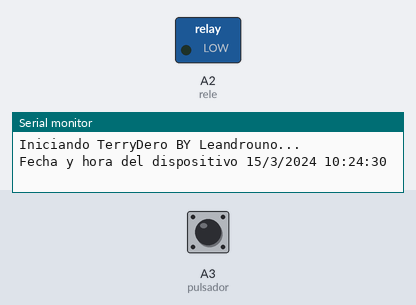
Simulated run of this sketch. Board: Arduino Uno, built with avr-gcc and run on an emulated ATmega328P. On the bench: switched loads named in the sketch (green lamp = pin HIGH), the last lines printed to the serial monitor. Dashed ring = blinking. The inputs (shaded band) are chosen by the test bench; at power-on: A3 (pulsador) HIGH. The local clock reads 2024-03-15 10:24:30 at power-on unless the sketch sets it.

Above: at 1.2 s.
1.3 s: A3 (pulsador) pulled LOW for 0.15 s
At 1.4 s:
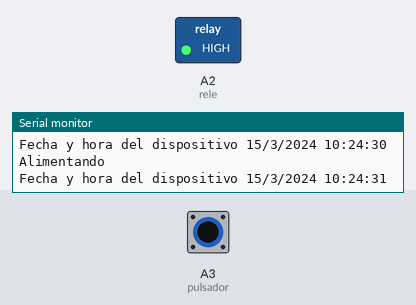
4.3 s: A3 (pulsador) pulled LOW for 3.2 s
At 4.4 s:
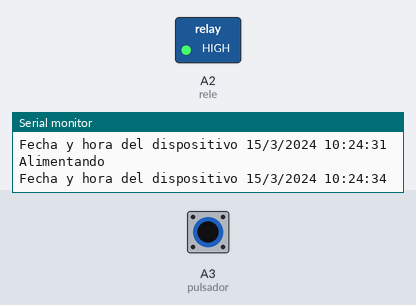
Timing chart, 0 to 9.3 s (numbered marks = the images above; inputs shaded):
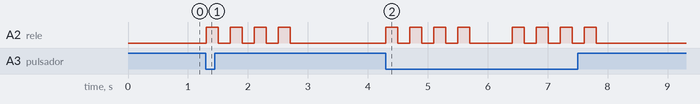

The sketch:

comedero.ino
```cpp
////////////////////////////////////////
//                                    //
// COMEDERO AUTOMATICO BY LEANDROUNO  //
//      25/02/2021 Version 1.0        //
//                                    //
////////////////////////////////////////

#include <Wire.h>
#include <DS3231.h>
RTClib myRTC;

int rele = A2;
const int pulsador = A3;

void setup () {

    DateTime now = myRTC.now();

    Serial.begin(57600);
    Serial.println("Iniciando TerryDero BY Leandrouno...");
    Wire.begin();
    pinMode(rele, OUTPUT);
    pinMode(pulsador,INPUT_PULLUP);
    digitalWrite(rele, LOW);

    imprimir_fecha();
}

void loop () {

    DateTime now = myRTC.now();

    if ((now.hour() == 13 && now.minute() == 00 && now.second() == 0) ||
        (now.hour() == 21 && now.minute() == 00 && now.second() == 0)){
        alimentar();
        delay(1000);
    }

    if(digitalRead(pulsador)==LOW) {

      alimentar();
      delay(500);

      }
}

void imprimir_fecha(){

    Serial.print("Fecha y hora del dispositivo ");
    DateTime now = myRTC.now();
    Serial.print(now.day(), DEC);
    Serial.print('/');
    Serial.print(now.month(), DEC);
    Serial.print('/');
    Serial.print(now.year(), DEC);
    Serial.print(' ');
    Serial.print(now.hour(), DEC);
    Serial.print(':');
    Serial.print(now.minute(), DEC);
    Serial.print(':');
    Serial.print(now.second(), DEC);
    Serial.println();


}

void alimentar () {

    Serial.println("Alimentando");
    imprimir_fecha();
    for (int i =0 ; i <4 ;i++){
        digitalWrite(rele, HIGH);
        delay(200);
        digitalWrite(rele, LOW);
        delay(200);
      }

}
```

Measured:
- after the input at 1.3 s, A2 (rele): alternates HIGH for 0.20 s and LOW for 0.20 s, 8 changes in all, then stays LOW, starting at once
- after the input at 4.3 s, A2 (rele): goes 3 × (HIGH 0.20 s, LOW 0.20 s), HIGH 0.20 s, LOW 0.70 s, 3 × (HIGH 0.20 s, LOW 0.20 s), HIGH 0.20 s, then LOW, starting at once
